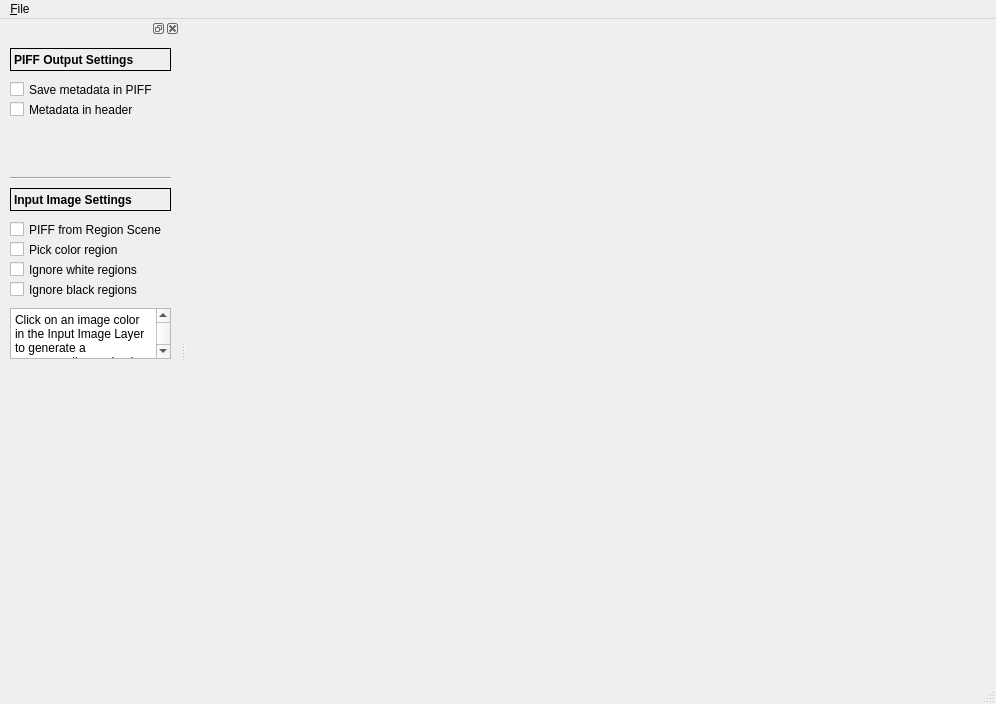
<?xml version="1.0" encoding="UTF-8"?>
<ui version="4.0">
 <class>CellDrawGUI</class>
 <widget class="QMainWindow" name="CellDrawGUI">
  <property name="enabled">
   <bool>true</bool>
  </property>
  <property name="geometry">
   <rect>
    <x>0</x>
    <y>0</y>
    <width>996</width>
    <height>704</height>
   </rect>
  </property>
  <property name="windowTitle">
   <string>CellDraw</string>
  </property>
  <property name="toolButtonStyle">
   <enum>Qt::ToolButtonIconOnly</enum>
  </property>
  <property name="unifiedTitleAndToolBarOnMac">
   <bool>false</bool>
  </property>
  <widget class="QWidget" name="centralwidget"/>
  <widget class="QMenuBar" name="menubar">
   <property name="geometry">
    <rect>
     <x>0</x>
     <y>0</y>
     <width>996</width>
     <height>22</height>
    </rect>
   </property>
   <widget class="QMenu" name="menuFile">
    <property name="title">
     <string>&amp;File</string>
    </property>
    <addaction name="action_New_Scene"/>
    <addaction name="separator"/>
    <addaction name="action_Open_Scene"/>
    <addaction name="action_Open_Image"/>
    <addaction name="action_Import_Image_Sequence"/>
    <addaction name="action_Open_DICOM"/>
    <addaction name="action_Open_Multi_Page_TIFF"/>
    <addaction name="action_Open_PIFF"/>
    <addaction name="separator"/>
    <addaction name="action_Save_Scene"/>
    <addaction name="action_Export_PIFF"/>
    <addaction name="separator"/>
    <addaction name="action_Preferences"/>
    <addaction name="separator"/>
    <addaction name="action_Exit"/>
   </widget>
   <addaction name="menuFile"/>
  </widget>
  <widget class="QStatusBar" name="statusbar"/>
  <widget class="QDockWidget" name="inputControlsDockWidget">
   <property name="minimumSize">
    <size>
     <width>180</width>
     <height>432</height>
    </size>
   </property>
   <attribute name="dockWidgetArea">
    <number>1</number>
   </attribute>
   <widget class="QWidget" name="inputControlsContentsWidget">
    <property name="minimumSize">
     <size>
      <width>180</width>
      <height>400</height>
     </size>
    </property>
    <widget class="QCheckBox" name="graphicsScenePIFF_checkBox">
     <property name="geometry">
      <rect>
       <x>10</x>
       <y>180</y>
       <width>161</width>
       <height>23</height>
      </rect>
     </property>
     <property name="text">
      <string>PIFF from Region Scene</string>
     </property>
    </widget>
    <widget class="QCheckBox" name="pickColorRegion_checkBox">
     <property name="geometry">
      <rect>
       <x>10</x>
       <y>200</y>
       <width>161</width>
       <height>23</height>
      </rect>
     </property>
     <property name="text">
      <string>Pick color region</string>
     </property>
    </widget>
    <widget class="QCheckBox" name="ignoreWhiteRegions_checkBox">
     <property name="geometry">
      <rect>
       <x>10</x>
       <y>220</y>
       <width>161</width>
       <height>23</height>
      </rect>
     </property>
     <property name="text">
      <string>Ignore white regions</string>
     </property>
    </widget>
    <widget class="QCheckBox" name="ignoreBlackRegions_checkBox">
     <property name="geometry">
      <rect>
       <x>10</x>
       <y>240</y>
       <width>161</width>
       <height>23</height>
      </rect>
     </property>
     <property name="text">
      <string>Ignore black regions</string>
     </property>
    </widget>
    <widget class="QTextBrowser" name="textBrowser">
     <property name="enabled">
      <bool>true</bool>
     </property>
     <property name="geometry">
      <rect>
       <x>10</x>
       <y>270</y>
       <width>161</width>
       <height>51</height>
      </rect>
     </property>
     <property name="acceptDrops">
      <bool>false</bool>
     </property>
     <property name="verticalScrollBarPolicy">
      <enum>Qt::ScrollBarAsNeeded</enum>
     </property>
     <property name="horizontalScrollBarPolicy">
      <enum>Qt::ScrollBarAsNeeded</enum>
     </property>
     <property name="html">
      <string>&lt;!DOCTYPE HTML PUBLIC &quot;-//W3C//DTD HTML 4.0//EN&quot; &quot;http://www.w3.org/TR/REC-html40/strict.dtd&quot;&gt;
&lt;html&gt;&lt;head&gt;&lt;meta name=&quot;qrichtext&quot; content=&quot;1&quot; /&gt;&lt;style type=&quot;text/css&quot;&gt;
p, li { white-space: pre-wrap; }
&lt;/style&gt;&lt;/head&gt;&lt;body style=&quot; font-family:'Lucida Grande'; font-size:13pt; font-weight:400; font-style:normal;&quot;&gt;
&lt;p style=&quot; margin-top:0px; margin-bottom:0px; margin-left:0px; margin-right:0px; -qt-block-indent:0; text-indent:0px;&quot;&gt;&lt;span style=&quot; font-size:9pt;&quot;&gt;Click on an image color in the Input Image Layer to generate a corresponding region in the PIFF Scene.&lt;/span&gt;&lt;/p&gt;&lt;/body&gt;&lt;/html&gt;</string>
     </property>
    </widget>
    <widget class="QLabel" name="label_7">
     <property name="geometry">
      <rect>
       <x>10</x>
       <y>150</y>
       <width>161</width>
       <height>23</height>
      </rect>
     </property>
     <property name="font">
      <font>
       <weight>75</weight>
       <bold>true</bold>
      </font>
     </property>
     <property name="frameShape">
      <enum>QFrame::Panel</enum>
     </property>
     <property name="text">
      <string>Input Image Settings</string>
     </property>
    </widget>
    <widget class="Line" name="line">
     <property name="geometry">
      <rect>
       <x>10</x>
       <y>130</y>
       <width>161</width>
       <height>20</height>
      </rect>
     </property>
     <property name="orientation">
      <enum>Qt::Horizontal</enum>
     </property>
    </widget>
    <widget class="QLabel" name="label_8">
     <property name="geometry">
      <rect>
       <x>10</x>
       <y>10</y>
       <width>161</width>
       <height>23</height>
      </rect>
     </property>
     <property name="font">
      <font>
       <weight>75</weight>
       <bold>true</bold>
      </font>
     </property>
     <property name="frameShape">
      <enum>QFrame::Panel</enum>
     </property>
     <property name="text">
      <string>PIFF Output Settings</string>
     </property>
    </widget>
    <widget class="QCheckBox" name="graphicsScenePIFF_saveMetadataCheckbox">
     <property name="geometry">
      <rect>
       <x>10</x>
       <y>40</y>
       <width>161</width>
       <height>23</height>
      </rect>
     </property>
     <property name="toolTip">
      <string>Selecting the &quot;Save metadata in PIFF&quot; checkbox will cause the saved PIFF files to include XML-formatted information about the dataset dimensions, units, etc.
This information is ignored by CompuCell3D releases 3.5.0 and earlier.</string>
     </property>
     <property name="text">
      <string>Save metadata in PIFF</string>
     </property>
    </widget>
    <widget class="QCheckBox" name="graphicsScenePIFF_saveMetadataCheckbox_2">
     <property name="geometry">
      <rect>
       <x>10</x>
       <y>60</y>
       <width>161</width>
       <height>23</height>
      </rect>
     </property>
     <property name="toolTip">
      <string>Selecting &quot;Metadata in header&quot; will position the XML metadata at the beginning of saved PIFF files.
Note: this will save PIFF files that are not readable by CompuCell3D release 3.5.0 and earlier.
To save PIFF files in a format compatible with older CompuCell3D releases, de-select this checkbox.
</string>
     </property>
     <property name="text">
      <string>Metadata in header</string>
     </property>
    </widget>
   </widget>
  </widget>
  <action name="action_Open_Image">
   <property name="text">
    <string>Import &amp;Image</string>
   </property>
   <property name="shortcut">
    <string>Ctrl+Shift+I</string>
   </property>
  </action>
  <action name="action_Export_PIFF">
   <property name="text">
    <string>Export &amp;PIFF</string>
   </property>
   <property name="shortcut">
    <string>Ctrl+E</string>
   </property>
  </action>
  <action name="action_Exit">
   <property name="text">
    <string>&amp;Exit</string>
   </property>
   <property name="shortcut">
    <string>Ctrl+Q</string>
   </property>
  </action>
  <action name="action_Preferences">
   <property name="text">
    <string>Preferences</string>
   </property>
  </action>
  <action name="action_Open_PIFF">
   <property name="text">
    <string>Import PIFF</string>
   </property>
   <property name="toolTip">
    <string>Open PIFF File</string>
   </property>
   <property name="shortcut">
    <string>Ctrl+Shift+O</string>
   </property>
  </action>
  <action name="action_Open_DICOM">
   <property name="text">
    <string>Import DICOM</string>
   </property>
   <property name="toolTip">
    <string>Open DICOM file</string>
   </property>
   <property name="shortcut">
    <string>Ctrl+Alt+Shift+O</string>
   </property>
  </action>
  <action name="action_Save_Scene">
   <property name="text">
    <string>&amp;Save Scene</string>
   </property>
   <property name="shortcut">
    <string>Ctrl+S</string>
   </property>
  </action>
  <action name="action_Open_Scene">
   <property name="text">
    <string>&amp;Open Scene</string>
   </property>
   <property name="shortcut">
    <string>Ctrl+O</string>
   </property>
  </action>
  <action name="action_New_Scene">
   <property name="text">
    <string>&amp;New Scene</string>
   </property>
   <property name="shortcut">
    <string>Ctrl+N</string>
   </property>
  </action>
  <action name="action_Open_Multi_Page_TIFF">
   <property name="text">
    <string>Import Multi-Page TIFF</string>
   </property>
   <property name="shortcut">
    <string>Ctrl+Shift+T</string>
   </property>
  </action>
  <action name="action_Import_Image_Sequence">
   <property name="text">
    <string>Import Image Sequence</string>
   </property>
   <property name="shortcut">
    <string>Ctrl+Alt+I</string>
   </property>
  </action>
 </widget>
 <resources/>
 <connections/>
</ui>
